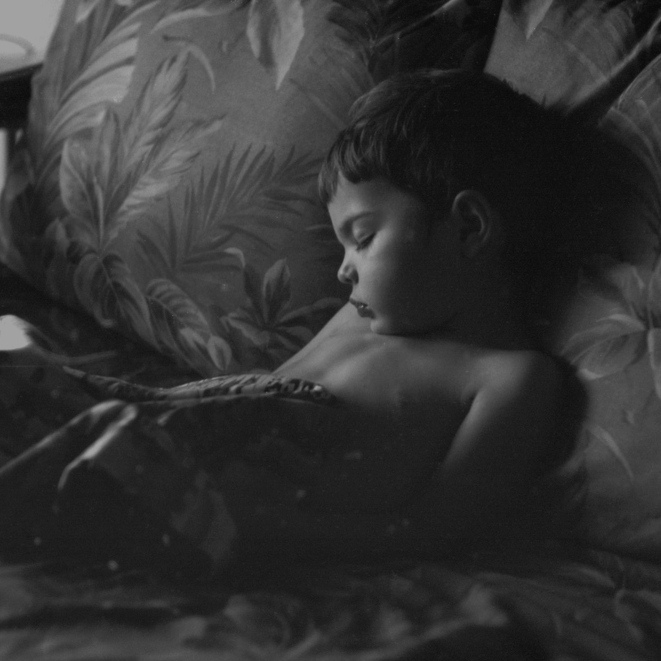
#> input picture images/nap.jpg, 661 x 661 px
$ jupyter execute 02b_enhancement_histogram.ipynb
#> lines starting #> are read from the running program, lines starting #| are printed output that depends on the picture
## 02 - part B - Image Enhancement using histograms

(Moacir A. Ponti, ICMC/USP, 2021)

[cell 1]
import numpy as np
import imageio
import matplotlib.pyplot as plt
import random

Instead of performing image enhancement with arbitrary transformations of each pixel value (in which the value is the only input of the transformation), it is possible to design transformations by using the image information. A widely employed technique in that sense is the histogram-based enhancement, that uses the image *histogram* as a source of information about the intensity distribution over the image.

The histogram is computed by counting how many times each intensity level appears in the image.

[cell 2]
# np.random.randint allows creating arrays using integer
# random numbers.
# OBS: random.randint() can be used to produce a single random int value.
# Below, a matrix 5x5 containing random values between 0 and 7
A = np.random.randint(0,8,[5,5])
print(A)

A fairly simple way to compute the histogram (although there are more optimized ways to do that), is to loop through all intensity/graylevel values, and check how many pixels in the matrix has each value.

Note that this is faster than looping through all pixels of the image.

[cell 3]
def histogram(A, no_levels):
    # gets the size of the input matrix
#> called with A = array of shape (5, 5), no_levels = 8
    N, M = A.shape
    # creates an empty histogram with size proportional to the number of graylevels
    hist = np.zeros(no_levels).astype(int)

    # computes for all levels in the range
    for i in range(no_levels):
        # sum all positions in which A == i is true
        pixels_value_i = np.sum(A == i)
        # store it in the histogram array
        hist[i] = pixels_value_i

    return(hist)

To understand how the `np.where()` function works, you may uncomment the line that prints it in the loop of the function. Note it is an array of multiple arrays.

Let us use the `histogram()` function, passing the random matrix as argument and the number of levels in the matrix. It returns the histogram as an array.

[cell 4]
hist_A = histogram(A, 8)
print(hist_A)

The histogram is usually shown using a bar plot. We are going to use `plt.bar()`, that gets as input the range of values in the histogram, and their counting, as follows:

[cell 5]
plt.bar(range(8), hist_A)
plt.xlabel('Graylevel / intensity')
plt.ylabel('Frequency')
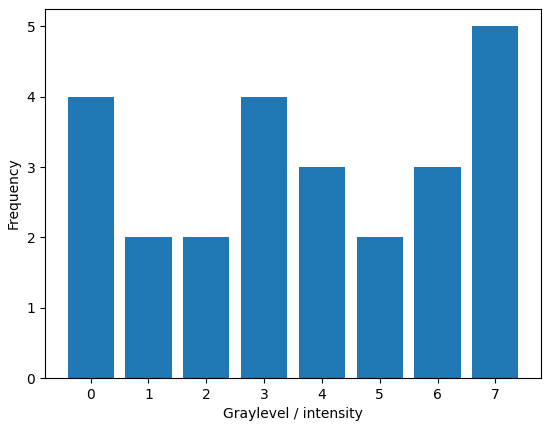
#> figure drawn by matplotlib, 1 panel; tallest bar 5 high, from x = 6.6 to 7.4

Let us apply this function to compute the histogram of two real images, and show their plots. Note how the graylevels are distributed according to the different brightness and contrast characteristics of each image.

[cell 6]
img1 = imageio.imread("images/nap.jpg")
#> img1 is the input picture: shape (661, 661); min 7, max 165, mean 50.7
img2 = imageio.imread("images/scarlett.jpg")
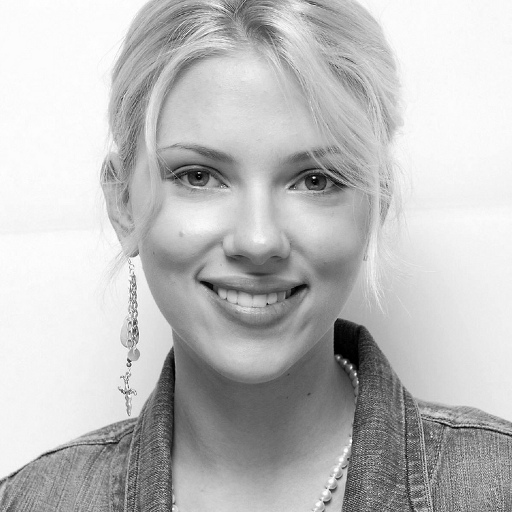
#> input picture images/scarlett.jpg, 512 x 512 px
#> img2 is the input picture: shape (512, 512); min 0, max 255, mean 190.1

# computing histograms considering 256 graylevels
hist_img1 = histogram(img1, 256)
#> the loop in histogram (call 2), `for i in range(no_levels):` made 256 passes
#> pixels_value_i on passes 1 to 3: 0, 0, 0
#> hist_img1 = 256 values, max 18361 at index 30, min 0 at index 0, mean 1706.7
hist_img2 = histogram(img2, 256)
#> hist_img2 = 256 values, max 11719 at index 251, min 22 at index 18, mean 1024

# showing images and their respective histograms
# note that the vmin and vmax parameters are used to show the images
# those are set to ensure the image is going to be shown using all 256
# graylevels, not normalizing it in the visualization
plt.figure(figsize=(12,12))
plt.subplot(221)
plt.imshow(img1, cmap="gray", vmin=0, vmax=255)
plt.axis('off')
plt.subplot(223)
plt.imshow(img2, cmap="gray", vmin=0, vmax=255)
plt.axis('off')

plt.subplot(222)
plt.bar(range(256), hist_img1)
plt.xlabel('Intensity value')
plt.ylabel('Frequency')

plt.subplot(224)
plt.bar(range(256), hist_img2)
plt.xlabel('Intensity value')
plt.ylabel('Frequency')
plt.show()
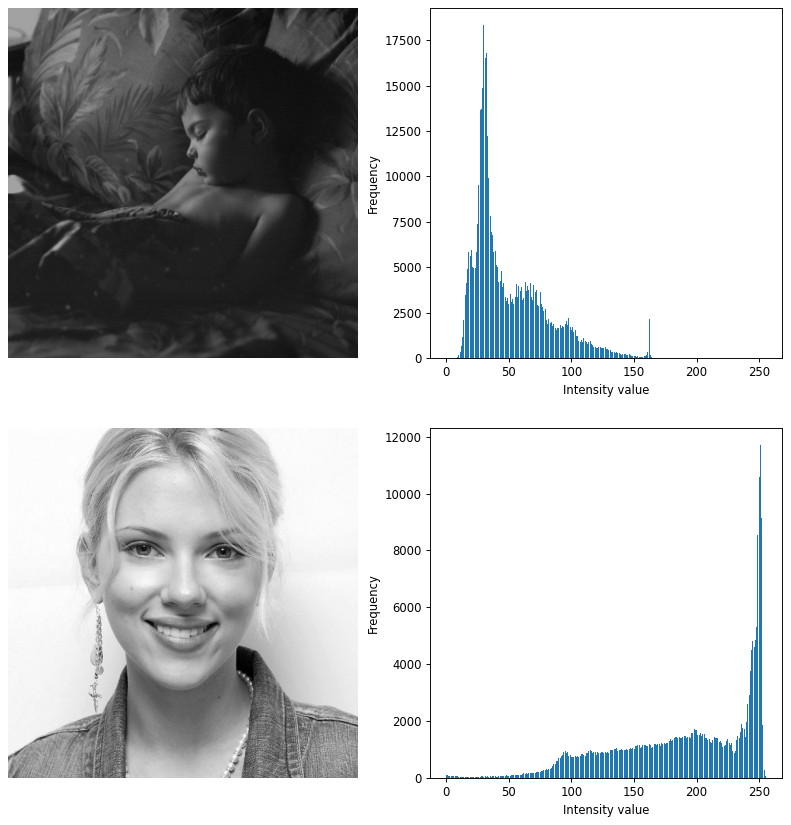
#> figure drawn by matplotlib, 4 panels; panel 3: tallest bar 18361 high, from x = 29.6 to 30.4; panel 4: tallest bar 11719 high, from x = 250.6 to 251.4

Note that the first image, *Nap*, is dominated by dark pixels, while the second image, *Scarlett* is brighter in general, therefore having a concentration of higher graylevels.
The histogram therefore offers important information about the image.

*We can use this information to design a transformation that is tailored for each image data*

The main method is known as **Histogram Equalisation**.

It uses the cumulative histogram as a function to transform the pixel values and enhance the image. The basic technique for equalisation is designed so that to distribute as uniform as possible the pixels along all range of possible grayvalues.

After computing the cumulative histogram, in order to make it a proper transformation function, we have to scale it (as done with the log transformation, for example) to allow an output in the intervalo 0-255.

The transformation, for each pixel *r* is given by: $$s = T(r) = \frac{L-1}{MN} hc(r)$$ where *hc* is the cumulative histogram and *hc(r)* is the value of the cumulative histogram evaluated at the intensity level *r*

[cell 7]
def histogram_equalization(A, no_levels):
    # computes the image histogram
#> called with no_levels = 256
    hist = histogram(A,  no_levels)
#> hist has the same summary as hist_img1 outside histogram_equalization

    # creates an empty cumulative histogram
    histC = np.zeros(no_levels).astype(int)

    # computes the cumulative histogram
    histC[0] = hist[0] # first value (intensity 0)
    # from intensity 1 to no_levels-1
    for i in range(1,  no_levels):
        histC[i] = hist[i] + histC[i-1]
#> after the loop, histC = 256 values from 0 to 436921

    # the vector below is used to store the actual transformation function
    # it allows us to later visualize what was the function that computed
    # the equalisation
    hist_transform = np.zeros(no_levels).astype(np.uint8)

    # gets the size of the input image
    N, M = A.shape
#> N = 661; M = 661

    # create the image to store the equalised version
    A_eq = np.zeros([N,M]).astype(np.uint8)

    # for each intensity value, transforms it into a new intensity
    # using the np.where() function
    for z in range(no_levels):
        # computes what would be the output level 's' for an input value 'z'
        s = ((no_levels-1)/float(M*N))*histC[z]

        # for every coordinate in which matrix A has the value 'z'
        # assigns the transformed/equalised value 's'
        A_eq[ np.where(A == z) ] = s

        # store the tranformation function
        hist_transform[z] = s
#> this loop made 256 passes
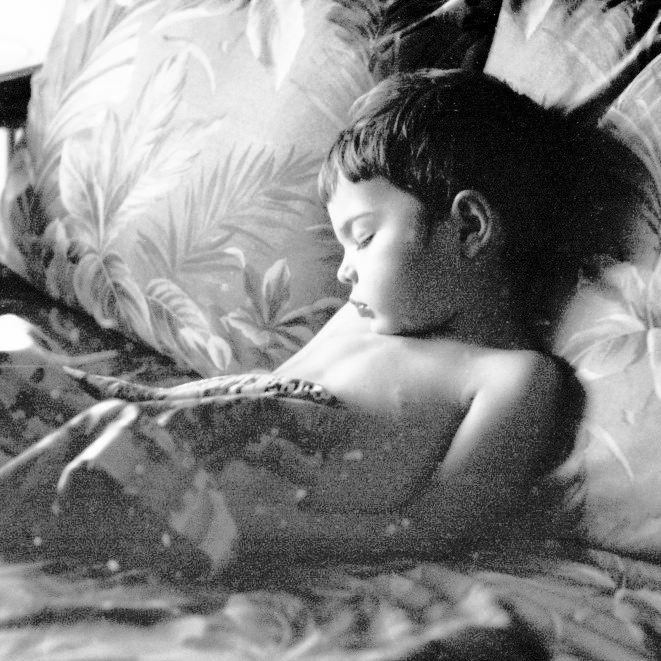
#> A_eq: shape (661, 661); min 0, max 255, mean 129
#> after the loop, hist_transform = 256 values from 0 to 255

    return (A_eq, hist_transform)

Let us equalise the images. Note that after processing, the histograms are more uniformly distributed over the possible graylevel range of values.

[cell 8]
img1_eq, img1_transf = histogram_equalization(img1, 256)
#> img1_transf = 256 values from 0 to 255
img2_eq, img2_transf = histogram_equalization(img2, 256)
#> call 2 of histogram_equalization, with no_levels = 256
#> in histogram_equalization (call 2), `hist = histogram(A,  no_levels)`: hist has the same summary as hist_img2 outside histogram_equalization
#> after the loop in histogram_equalization (call 2), `for i in range(1,  no_levels):`: histC = 256 values from 117 to 262144
#> the loop in histogram_equalization (call 2), `for z in range(no_levels): # computes what would be the output level '..` made 256 passes
#> s on passes 1 to 3: 0.114, 0.203, 0.278
#> after the loop in histogram_equalization (call 2), `for z in range(no_levels):`:
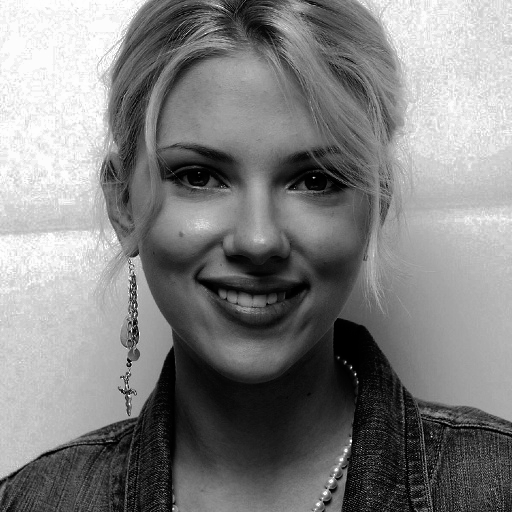
#> A_eq: shape (512, 512); min 0, max 255, mean 128.4
#> img2_transf = 256 values from 0 to 255

[cell 9]
# compute the new histograms (after equalisation)
histeq_img1 = histogram(img1_eq, 256)
#> histeq_img1 = 256 values, max 18361 at index 77, min 0 at index 3, mean 1706.7
histeq_img2 = histogram(img2_eq, 256)
#> histeq_img2 = 256 values, max 11719 at index 243, min 0 at index 67, mean 1024

# show all images, histograms and transformation functions

plt.figure(figsize=(14,14))
plt.subplot(3,2,1)
plt.imshow(img1, cmap="gray", vmin=0, vmax=255)
plt.axis('off')
plt.subplot(3,2,2)
plt.bar(range(256), hist_img1)
plt.xlabel('Intensity value')
plt.ylabel('Frequency')
plt.subplot(3,2,4)
plt.plot(range(256), img1_transf)
plt.xlabel('input pixel value (r)')
plt.ylabel('output pixel value (s)')

plt.subplot(3,2,5)
plt.imshow(img1_eq, cmap="gray", vmin=0, vmax=255)
plt.axis('off')
plt.subplot(3,2,6)
plt.bar(range(256), histeq_img1)
plt.xlabel('Intensity value')
plt.ylabel('Frequency')
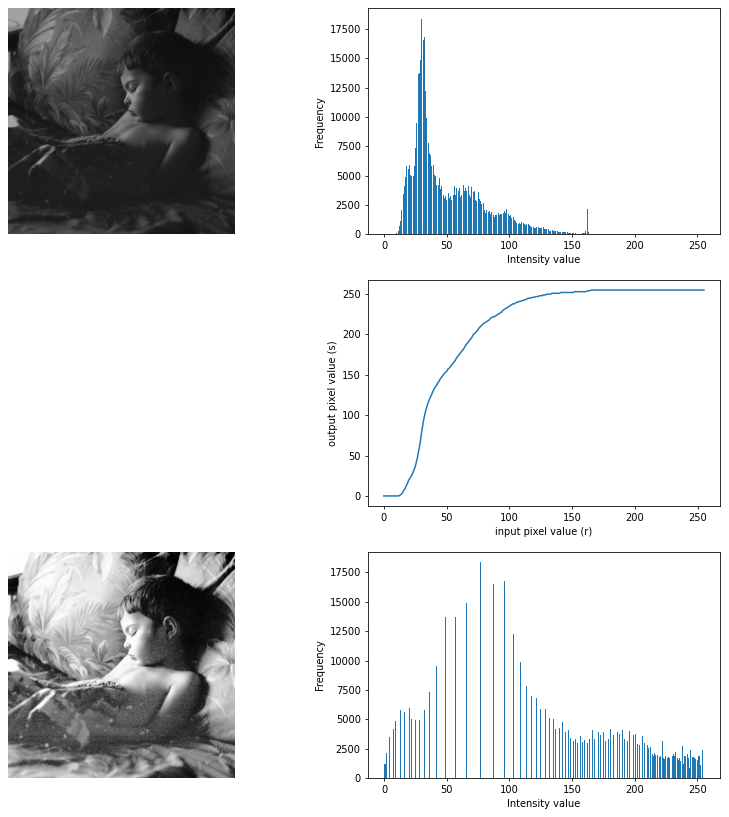
#> figure drawn by matplotlib, 5 panels; panel 2: tallest bar 18361 high, from x = 29.6 to 30.4; panel 3: curve peaks at x = 165, y = 255; panel 5: tallest bar 18361 high, from x = 76.6 to 77.4

[cell 10]
plt.figure(figsize=(14,14))

plt.subplot(3,2,1)
plt.imshow(img2, cmap="gray", vmin=0, vmax=255)
plt.title('original image')
plt.axis('off')
plt.subplot(3,2,2)
plt.bar(range(256), hist_img2)
plt.title('original histogram')
plt.xlabel('Intensity value')
plt.ylabel('Frequency')
plt.subplot(3,2,4)
plt.plot(range(256), img2_transf)
plt.title('transformation function')
plt.xlabel('input pixel value (r)')
plt.ylabel('output pixel value (s)')

plt.subplot(3,2,5)
plt.imshow(img2_eq, cmap="gray", vmin=0, vmax=255)
plt.title('equalised image')
plt.axis('off')
plt.subplot(3,2,6)
plt.bar(range(256), histeq_img2)
plt.title('equalised histogram')
plt.xlabel('Intensity value')
plt.ylabel('Frequency')
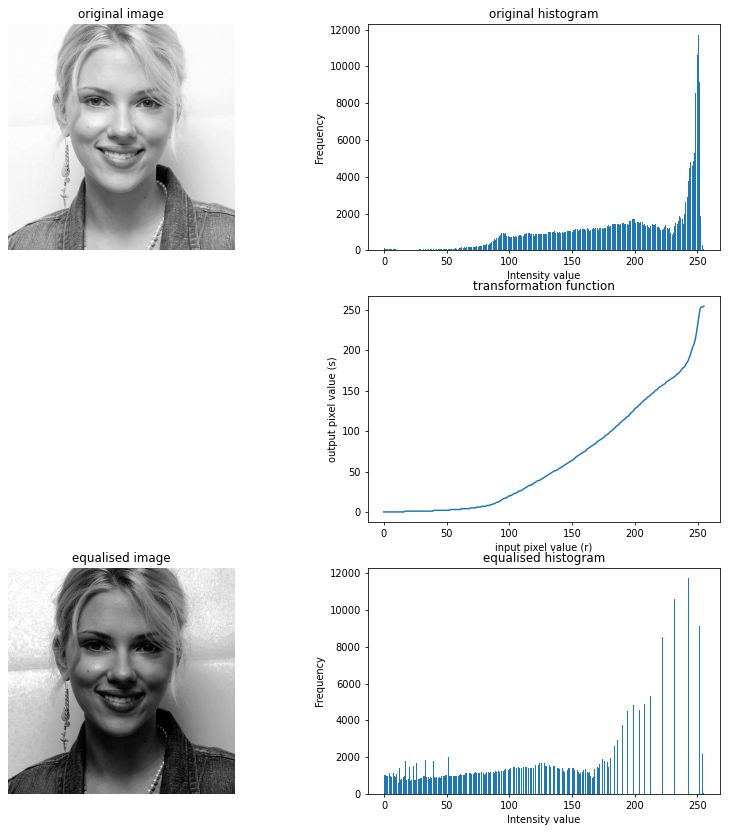
#> figure drawn by matplotlib, 5 panels; panel 2: tallest bar 11719 high, from x = 250.6 to 251.4; panel 3: curve peaks at x = 255, y = 255; panel 5: tallest bar 11719 high, from x = 242.6 to 243.4
